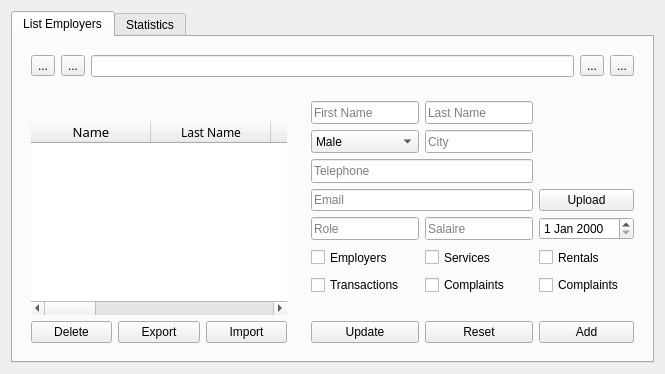
          <widget class="QWidget" name="employer_page">
           <property name="sizePolicy">
            <sizepolicy hsizetype="Expanding" vsizetype="Expanding">
             <horstretch>0</horstretch>
             <verstretch>0</verstretch>
            </sizepolicy>
           </property>
           <layout class="QGridLayout" name="grid1">
            <property name="leftMargin">
             <number>11</number>
            </property>
            <property name="topMargin">
             <number>11</number>
            </property>
            <property name="rightMargin">
             <number>11</number>
            </property>
            <property name="bottomMargin">
             <number>11</number>
            </property>
            <property name="spacing">
             <number>7</number>
            </property>
            <item row="0" column="1">
             <widget class="QTabWidget" name="tabWidget">
              <property name="currentIndex">
               <number>0</number>
              </property>
              <widget class="QWidget" name="tab_1">
               <attribute name="title">
                <string>List Employers</string>
               </attribute>
               <layout class="QGridLayout" name="gridLayout_2">
                <item row="0" column="0" colspan="2">
                 <widget class="QWidget" name="searchform_emp" native="true">
                  <property name="sizePolicy">
                   <sizepolicy hsizetype="Expanding" vsizetype="Fixed">
                    <horstretch>0</horstretch>
                    <verstretch>0</verstretch>
                   </sizepolicy>
                  </property>
                  <layout class="QHBoxLayout" name="grid5">
                   <item>
                    <widget class="QToolButton" name="resetfilter_emp">
                     <property name="sizePolicy">
                      <sizepolicy hsizetype="Fixed" vsizetype="Fixed">
                       <horstretch>0</horstretch>
                       <verstretch>0</verstretch>
                      </sizepolicy>
                     </property>
                     <property name="text">
                      <string>...</string>
                     </property>
                     <property name="icon">
                      <iconset theme="QIcon::ThemeIcon::SyncSynchronizing"/>
                     </property>
                    </widget>
                   </item>
                   <item>
                    <widget class="QToolButton" name="unselect_btn">
                     <property name="text">
                      <string>...</string>
                     </property>
                     <property name="icon">
                      <iconset theme="application-exit"/>
                     </property>
                    </widget>
                   </item>
                   <item>
                    <widget class="QLineEdit" name="searchbox_emp"/>
                   </item>
                   <item>
                    <widget class="QToolButton" name="emp_search_btn">
                     <property name="text">
                      <string>...</string>
                     </property>
                     <property name="icon">
                      <iconset theme="QIcon::ThemeIcon::EditFind"/>
                     </property>
                    </widget>
                   </item>
                   <item>
                    <widget class="QToolButton" name="camera_emp">
                     <property name="text">
                      <string>...</string>
                     </property>
                     <property name="icon">
                      <iconset theme="QIcon::ThemeIcon::AddressBookNew"/>
                     </property>
                    </widget>
                   </item>
                  </layout>
                 </widget>
                </item>
                <item row="1" column="0">
                 <widget class="QWidget" name="list_emp" native="true">
                  <property name="sizePolicy">
                   <sizepolicy hsizetype="Expanding" vsizetype="Expanding">
                    <horstretch>0</horstretch>
                    <verstretch>0</verstretch>
                   </sizepolicy>
                  </property>
                  <layout class="QGridLayout" name="grid6">
                   <item row="2" column="0">
                    <widget class="QPushButton" name="delete_emp">
                     <property name="sizePolicy">
                      <sizepolicy hsizetype="Expanding" vsizetype="Fixed">
                       <horstretch>0</horstretch>
                       <verstretch>0</verstretch>
                      </sizepolicy>
                     </property>
                     <property name="text">
                      <string>Delete</string>
                     </property>
                    </widget>
                   </item>
                   <item row="2" column="1">
                    <widget class="QPushButton" name="export_emp">
                     <property name="sizePolicy">
                      <sizepolicy hsizetype="Expanding" vsizetype="Fixed">
                       <horstretch>0</horstretch>
                       <verstretch>0</verstretch>
                      </sizepolicy>
                     </property>
                     <property name="text">
                      <string>Export</string>
                     </property>
                    </widget>
                   </item>
                   <item row="2" column="2">
                    <widget class="QPushButton" name="import_emp">
                     <property name="sizePolicy">
                      <sizepolicy hsizetype="Expanding" vsizetype="Fixed">
                       <horstretch>0</horstretch>
                       <verstretch>0</verstretch>
                      </sizepolicy>
                     </property>
                     <property name="text">
                      <string>Import</string>
                     </property>
                    </widget>
                   </item>
                   <item row="1" column="0" colspan="3">
                    <widget class="QTableWidget" name="table_emp">
                     <property name="font">
                      <font>
                       <family>黑体</family>
                      </font>
                     </property>
                     <property name="focusPolicy">
                      <enum>Qt::FocusPolicy::NoFocus</enum>
                     </property>
                     <property name="styleSheet">
                      <string notr="true"/>
                     </property>
                     <property name="frameShape">
                      <enum>QFrame::Shape::NoFrame</enum>
                     </property>
                     <property name="editTriggers">
                      <set>QAbstractItemView::EditTrigger::AllEditTriggers</set>
                     </property>
                     <property name="selectionMode">
                      <enum>QAbstractItemView::SelectionMode::ExtendedSelection</enum>
                     </property>
                     <property name="selectionBehavior">
                      <enum>QAbstractItemView::SelectionBehavior::SelectRows</enum>
                     </property>
                     <property name="showGrid">
                      <bool>false</bool>
                     </property>
                     <property name="gridStyle">
                      <enum>Qt::PenStyle::NoPen</enum>
                     </property>
                     <property name="sortingEnabled">
                      <bool>true</bool>
                     </property>
                     <property name="wordWrap">
                      <bool>true</bool>
                     </property>
                     <property name="cornerButtonEnabled">
                      <bool>false</bool>
                     </property>
                     <property name="rowCount">
                      <number>1</number>
                     </property>
                     <attribute name="horizontalHeaderCascadingSectionResizes">
                      <bool>false</bool>
                     </attribute>
                     <attribute name="horizontalHeaderMinimumSectionSize">
                      <number>50</number>
                     </attribute>
                     <attribute name="horizontalHeaderDefaultSectionSize">
                      <number>120</number>
                     </attribute>
                     <attribute name="horizontalHeaderStretchLastSection">
                      <bool>true</bool>
                     </attribute>
                     <attribute name="verticalHeaderVisible">
                      <bool>false</bool>
                     </attribute>
                     <attribute name="verticalHeaderCascadingSectionResizes">
                      <bool>false</bool>
                     </attribute>
                     <attribute name="verticalHeaderDefaultSectionSize">
                      <number>28</number>
                     </attribute>
                     <attribute name="verticalHeaderHighlightSections">
                      <bool>false</bool>
                     </attribute>
                     <attribute name="verticalHeaderShowSortIndicator" stdset="0">
                      <bool>true</bool>
                     </attribute>
                     <attribute name="verticalHeaderStretchLastSection">
                      <bool>false</bool>
                     </attribute>
                     <row/>
                     <column>
                      <property name="text">
                       <string>Name</string>
                      </property>
                      <property name="font">
                       <font>
                        <family>黑体</family>
                        <pointsize>10</pointsize>
                       </font>
                      </property>
                     </column>
                     <column>
                      <property name="text">
                       <string>Last Name</string>
                      </property>
                     </column>
                     <column>
                      <property name="text">
                       <string>Age</string>
                      </property>
                     </column>
                     <column>
                      <property name="text">
                       <string>Sex</string>
                      </property>
                     </column>
                     <column>
                      <property name="text">
                       <string>Email</string>
                      </property>
                     </column>
                     <column>
                      <property name="text">
                       <string>Phone Number</string>
                      </property>
                     </column>
                     <column>
                      <property name="text">
                       <string>Role</string>
                      </property>
                     </column>
                     <column>
                      <property name="text">
                       <string>Hire_Date</string>
                      </property>
                     </column>
                     <column>
                      <property name="text">
                       <string>State Today</string>
                      </property>
                     </column>
                     <item row="0" column="0">
                      <property name="text">
                       <string/>
                      </property>
                     </item>
                    </widget>
                   </item>
                   <item row="0" column="1">
                    <widget class="QLabel" name="rows_selected">
                     <property name="text">
                      <string/>
                     </property>
                    </widget>
                   </item>
                  </layout>
                 </widget>
                </item>
                <item row="1" column="1">
                 <widget class="QWidget" name="emp_form" native="true">
                  <property name="sizePolicy">
                   <sizepolicy hsizetype="Expanding" vsizetype="Expanding">
                    <horstretch>0</horstretch>
                    <verstretch>0</verstretch>
                   </sizepolicy>
                  </property>
                  <layout class="QGridLayout" name="gridLayout_5">
                   <item row="5" column="0">
                    <widget class="QCheckBox" name="a1">
                     <property name="sizePolicy">
                      <sizepolicy hsizetype="Expanding" vsizetype="Minimum">
                       <horstretch>0</horstretch>
                       <verstretch>0</verstretch>
                      </sizepolicy>
                     </property>
                     <property name="text">
                      <string>Employers</string>
                     </property>
                    </widget>
                   </item>
                   <item row="2" column="0" colspan="2">
                    <widget class="QLineEdit" name="telephone">
                     <property name="sizePolicy">
                      <sizepolicy hsizetype="Expanding" vsizetype="Minimum">
                       <horstretch>0</horstretch>
                       <verstretch>0</verstretch>
                      </sizepolicy>
                     </property>
                     <property name="placeholderText">
                      <string>Telephone</string>
                     </property>
                    </widget>
                   </item>
                   <item row="3" column="0" colspan="2">
                    <widget class="QLineEdit" name="email">
                     <property name="placeholderText">
                      <string>Email</string>
                     </property>
                    </widget>
                   </item>
                   <item row="6" column="1">
                    <widget class="QCheckBox" name="a5">
                     <property name="sizePolicy">
                      <sizepolicy hsizetype="Expanding" vsizetype="Fixed">
                       <horstretch>0</horstretch>
                       <verstretch>0</verstretch>
                      </sizepolicy>
                     </property>
                     <property name="text">
                      <string>Complaints</string>
                     </property>
                    </widget>
                   </item>
                   <item row="0" column="1">
                    <widget class="QLineEdit" name="prenom">
                     <property name="sizePolicy">
                      <sizepolicy hsizetype="Expanding" vsizetype="Minimum">
                       <horstretch>0</horstretch>
                       <verstretch>0</verstretch>
                      </sizepolicy>
                     </property>
                     <property name="minimumSize">
                      <size>
                       <width>0</width>
                       <height>0</height>
                      </size>
                     </property>
                     <property name="text">
                      <string/>
                     </property>
                     <property name="placeholderText">
                      <string>Last Name</string>
                     </property>
                    </widget>
                   </item>
                   <item row="1" column="1">
                    <widget class="QLineEdit" name="city">
                     <property name="sizePolicy">
                      <sizepolicy hsizetype="Expanding" vsizetype="Minimum">
                       <horstretch>0</horstretch>
                       <verstretch>0</verstretch>
                      </sizepolicy>
                     </property>
                     <property name="minimumSize">
                      <size>
                       <width>0</width>
                       <height>0</height>
                      </size>
                     </property>
                     <property name="text">
                      <string/>
                     </property>
                     <property name="placeholderText">
                      <string>City</string>
                     </property>
                    </widget>
                   </item>
                   <item row="6" column="2">
                    <widget class="QCheckBox" name="a6">
                     <property name="sizePolicy">
                      <sizepolicy hsizetype="Fixed" vsizetype="Minimum">
                       <horstretch>0</horstretch>
                       <verstretch>0</verstretch>
                      </sizepolicy>
                     </property>
                     <property name="text">
                      <string>Complaints</string>
                     </property>
                    </widget>
                   </item>
                   <item row="1" column="0">
                    <widget class="QComboBox" name="sexe">
                     <property name="sizePolicy">
                      <sizepolicy hsizetype="Expanding" vsizetype="Minimum">
                       <horstretch>0</horstretch>
                       <verstretch>0</verstretch>
                      </sizepolicy>
                     </property>
                     <property name="minimumSize">
                      <size>
                       <width>0</width>
                       <height>0</height>
                      </size>
                     </property>
                     <item>
                      <property name="text">
                       <string>Male</string>
                      </property>
                     </item>
                     <item>
                      <property name="text">
                       <string>Female</string>
                      </property>
                     </item>
                     <item>
                      <property name="text">
                       <string>Nah uh</string>
                      </property>
                     </item>
                    </widget>
                   </item>
                   <item row="4" column="1">
                    <widget class="QLineEdit" name="salaire">
                     <property name="sizePolicy">
                      <sizepolicy hsizetype="Expanding" vsizetype="Minimum">
                       <horstretch>0</horstretch>
                       <verstretch>0</verstretch>
                      </sizepolicy>
                     </property>
                     <property name="minimumSize">
                      <size>
                       <width>0</width>
                       <height>0</height>
                      </size>
                     </property>
                     <property name="placeholderText">
                      <string>Salaire</string>
                     </property>
                    </widget>
                   </item>
                   <item row="5" column="2">
                    <widget class="QCheckBox" name="a3">
                     <property name="sizePolicy">
                      <sizepolicy hsizetype="Expanding" vsizetype="Minimum">
                       <horstretch>0</horstretch>
                       <verstretch>0</verstretch>
                      </sizepolicy>
                     </property>
                     <property name="text">
                      <string>Rentals</string>
                     </property>
                    </widget>
                   </item>
                   <item row="8" column="0">
                    <widget class="QPushButton" name="update_emp">
                     <property name="sizePolicy">
                      <sizepolicy hsizetype="Expanding" vsizetype="Fixed">
                       <horstretch>0</horstretch>
                       <verstretch>0</verstretch>
                      </sizepolicy>
                     </property>
                     <property name="text">
                      <string>Update</string>
                     </property>
                    </widget>
                   </item>
                   <item row="7" column="0" colspan="3">
                    <spacer name="horizontalSpacer_2">
                     <property name="orientation">
                      <enum>Qt::Orientation::Horizontal</enum>
                     </property>
                     <property name="sizeHint" stdset="0">
                      <size>
                       <width>40</width>
                       <height>20</height>
                      </size>
                     </property>
                    </spacer>
                   </item>
                   <item row="6" column="0">
                    <widget class="QCheckBox" name="a4">
                     <property name="sizePolicy">
                      <sizepolicy hsizetype="Expanding" vsizetype="Minimum">
                       <horstretch>0</horstretch>
                       <verstretch>0</verstretch>
                      </sizepolicy>
                     </property>
                     <property name="text">
                      <string>Transactions</string>
                     </property>
                    </widget>
                   </item>
                   <item row="8" column="2">
                    <widget class="QPushButton" name="add_emp">
                     <property name="sizePolicy">
                      <sizepolicy hsizetype="Expanding" vsizetype="Fixed">
                       <horstretch>0</horstretch>
                       <verstretch>0</verstretch>
                      </sizepolicy>
                     </property>
                     <property name="text">
                      <string>Add</string>
                     </property>
                    </widget>
                   </item>
                   <item row="4" column="0">
                    <widget class="QLineEdit" name="role">
                     <property name="sizePolicy">
                      <sizepolicy hsizetype="Expanding" vsizetype="Minimum">
                       <horstretch>0</horstretch>
                       <verstretch>0</verstretch>
                      </sizepolicy>
                     </property>
                     <property name="minimumSize">
                      <size>
                       <width>0</width>
                       <height>0</height>
                      </size>
                     </property>
                     <property name="placeholderText">
                      <string>Role</string>
                     </property>
                    </widget>
                   </item>
                   <item row="5" column="1">
                    <widget class="QCheckBox" name="a2">
                     <property name="sizePolicy">
                      <sizepolicy hsizetype="Expanding" vsizetype="Minimum">
                       <horstretch>0</horstretch>
                       <verstretch>0</verstretch>
                      </sizepolicy>
                     </property>
                     <property name="text">
                      <string>Services</string>
                     </property>
                    </widget>
                   </item>
                   <item row="4" column="2">
                    <widget class="QDateEdit" name="date">
                     <property name="sizePolicy">
                      <sizepolicy hsizetype="Expanding" vsizetype="Minimum">
                       <horstretch>0</horstretch>
                       <verstretch>0</verstretch>
                      </sizepolicy>
                     </property>
                     <property name="minimumSize">
                      <size>
                       <width>0</width>
                       <height>0</height>
                      </size>
                     </property>
                    </widget>
                   </item>
                   <item row="0" column="0">
                    <widget class="QLineEdit" name="nom">
                     <property name="sizePolicy">
                      <sizepolicy hsizetype="Expanding" vsizetype="Minimum">
                       <horstretch>0</horstretch>
                       <verstretch>0</verstretch>
                      </sizepolicy>
                     </property>
                     <property name="minimumSize">
                      <size>
                       <width>0</width>
                       <height>0</height>
                      </size>
                     </property>
                     <property name="text">
                      <string/>
                     </property>
                     <property name="placeholderText">
                      <string>First Name</string>
                     </property>
                    </widget>
                   </item>
                   <item row="3" column="2">
                    <widget class="QPushButton" name="upload_photo">
                     <property name="sizePolicy">
                      <sizepolicy hsizetype="Expanding" vsizetype="Minimum">
                       <horstretch>0</horstretch>
                       <verstretch>0</verstretch>
                      </sizepolicy>
                     </property>
                     <property name="text">
                      <string>Upload</string>
                     </property>
                    </widget>
                   </item>
                   <item row="0" column="2" rowspan="3">
                    <widget class="QLabel" name="profile_pic_2">
                     <property name="sizePolicy">
                      <sizepolicy hsizetype="Expanding" vsizetype="Expanding">
                       <horstretch>0</horstretch>
                       <verstretch>0</verstretch>
                      </sizepolicy>
                     </property>
                     <property name="maximumSize">
                      <size>
                       <width>200</width>
                       <height>200</height>
                      </size>
                     </property>
                     <property name="text">
                      <string/>
                     </property>
                     <property name="pixmap">
                      <pixmap>../ohio/icons/pfp.jpg</pixmap>
                     </property>
                     <property name="scaledContents">
                      <bool>true</bool>
                     </property>
                    </widget>
                   </item>
                   <item row="8" column="1">
                    <widget class="QPushButton" name="reset_emp">
                     <property name="sizePolicy">
                      <sizepolicy hsizetype="Expanding" vsizetype="Fixed">
                       <horstretch>0</horstretch>
                       <verstretch>0</verstretch>
                      </sizepolicy>
                     </property>
                     <property name="text">
                      <string>Reset</string>
                     </property>
                    </widget>
                   </item>
                  </layout>
                 </widget>
                </item>
               </layout>
              </widget>
              <widget class="QWidget" name="tab_2">
               <attribute name="title">
                <string>Statistics</string>
               </attribute>
              </widget>
             </widget>
            </item>
           </layout>
          </widget>
